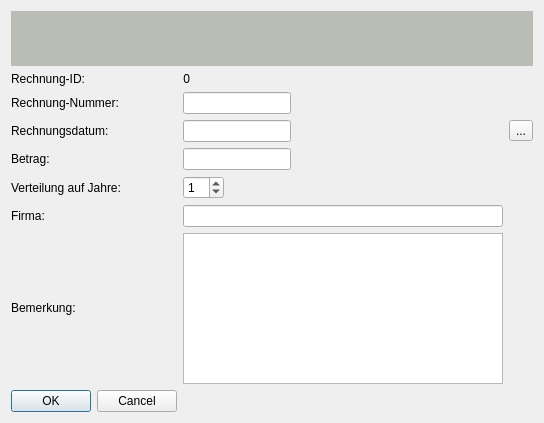
<?xml version="1.0" encoding="UTF-8"?>
<ui version="4.0">
 <class>RechnungDlg</class>
 <widget class="QDialog" name="RechnungDlg">
  <property name="geometry">
   <rect>
    <x>0</x>
    <y>0</y>
    <width>544</width>
    <height>423</height>
   </rect>
  </property>
  <property name="windowTitle">
   <string>Rechnung erfassen/ändern</string>
  </property>
  <layout class="QGridLayout" name="gridLayout">
   <item row="9" column="1">
    <widget class="QTextEdit" name="txtRgBemerk"/>
   </item>
   <item row="6" column="0">
    <widget class="QLabel" name="label_6">
     <property name="sizePolicy">
      <sizepolicy hsizetype="Fixed" vsizetype="Preferred">
       <horstretch>0</horstretch>
       <verstretch>0</verstretch>
      </sizepolicy>
     </property>
     <property name="text">
      <string>Verteilung auf Jahre: </string>
     </property>
    </widget>
   </item>
   <item row="2" column="0">
    <widget class="QLabel" name="label_2">
     <property name="sizePolicy">
      <sizepolicy hsizetype="Fixed" vsizetype="Preferred">
       <horstretch>0</horstretch>
       <verstretch>0</verstretch>
      </sizepolicy>
     </property>
     <property name="text">
      <string>Rechnung-Nummer: </string>
     </property>
    </widget>
   </item>
   <item row="2" column="1">
    <widget class="QLineEdit" name="inRgNr">
     <property name="sizePolicy">
      <sizepolicy hsizetype="Fixed" vsizetype="Fixed">
       <horstretch>1</horstretch>
       <verstretch>0</verstretch>
      </sizepolicy>
     </property>
    </widget>
   </item>
   <item row="1" column="0">
    <widget class="QLabel" name="label">
     <property name="sizePolicy">
      <sizepolicy hsizetype="Fixed" vsizetype="Preferred">
       <horstretch>0</horstretch>
       <verstretch>0</verstretch>
      </sizepolicy>
     </property>
     <property name="text">
      <string>Rechnung-ID:</string>
     </property>
    </widget>
   </item>
   <item row="7" column="0">
    <widget class="QLabel" name="label_4">
     <property name="sizePolicy">
      <sizepolicy hsizetype="Fixed" vsizetype="Preferred">
       <horstretch>0</horstretch>
       <verstretch>0</verstretch>
      </sizepolicy>
     </property>
     <property name="text">
      <string>Firma:</string>
     </property>
    </widget>
   </item>
   <item row="4" column="1">
    <widget class="QLineEdit" name="inRgBetrag">
     <property name="sizePolicy">
      <sizepolicy hsizetype="Fixed" vsizetype="Fixed">
       <horstretch>0</horstretch>
       <verstretch>0</verstretch>
      </sizepolicy>
     </property>
     <property name="alignment">
      <set>Qt::AlignRight|Qt::AlignTrailing|Qt::AlignVCenter</set>
     </property>
    </widget>
   </item>
   <item row="3" column="0">
    <widget class="QLabel" name="label_5">
     <property name="sizePolicy">
      <sizepolicy hsizetype="Fixed" vsizetype="Preferred">
       <horstretch>0</horstretch>
       <verstretch>0</verstretch>
      </sizepolicy>
     </property>
     <property name="text">
      <string>Rechnungsdatum: </string>
     </property>
    </widget>
   </item>
   <item row="9" column="0">
    <widget class="QLabel" name="label_7">
     <property name="sizePolicy">
      <sizepolicy hsizetype="Fixed" vsizetype="Fixed">
       <horstretch>0</horstretch>
       <verstretch>0</verstretch>
      </sizepolicy>
     </property>
     <property name="text">
      <string>Bemerkung: </string>
     </property>
    </widget>
   </item>
   <item row="3" column="1">
    <widget class="QLineEdit" name="inRgDatum">
     <property name="sizePolicy">
      <sizepolicy hsizetype="Fixed" vsizetype="Fixed">
       <horstretch>0</horstretch>
       <verstretch>0</verstretch>
      </sizepolicy>
     </property>
    </widget>
   </item>
   <item row="4" column="0">
    <widget class="QLabel" name="label_3">
     <property name="sizePolicy">
      <sizepolicy hsizetype="Fixed" vsizetype="Preferred">
       <horstretch>0</horstretch>
       <verstretch>0</verstretch>
      </sizepolicy>
     </property>
     <property name="text">
      <string>Betrag: </string>
     </property>
    </widget>
   </item>
   <item row="10" column="0">
    <widget class="QDialogButtonBox" name="btnBox">
     <property name="orientation">
      <enum>Qt::Horizontal</enum>
     </property>
     <property name="standardButtons">
      <set>QDialogButtonBox::Cancel|QDialogButtonBox::Ok</set>
     </property>
    </widget>
   </item>
   <item row="1" column="1">
    <widget class="QLabel" name="lblRgId">
     <property name="sizePolicy">
      <sizepolicy hsizetype="Fixed" vsizetype="Preferred">
       <horstretch>0</horstretch>
       <verstretch>0</verstretch>
      </sizepolicy>
     </property>
     <property name="text">
      <string>0</string>
     </property>
     <property name="alignment">
      <set>Qt::AlignRight|Qt::AlignTrailing|Qt::AlignVCenter</set>
     </property>
    </widget>
   </item>
   <item row="7" column="1">
    <widget class="QLineEdit" name="inFirma"/>
   </item>
   <item row="6" column="1">
    <widget class="QSpinBox" name="spinRgVerteilung">
     <property name="sizePolicy">
      <sizepolicy hsizetype="Fixed" vsizetype="Fixed">
       <horstretch>0</horstretch>
       <verstretch>0</verstretch>
      </sizepolicy>
     </property>
     <property name="value">
      <number>1</number>
     </property>
    </widget>
   </item>
   <item row="3" column="2">
    <widget class="QToolButton" name="tbRgDatumCalendar">
     <property name="text">
      <string>...</string>
     </property>
    </widget>
   </item>
   <item row="0" column="0" colspan="3">
    <widget class="QLabel" name="lblWohnung">
     <property name="sizePolicy">
      <sizepolicy hsizetype="Expanding" vsizetype="Expanding">
       <horstretch>0</horstretch>
       <verstretch>0</verstretch>
      </sizepolicy>
     </property>
     <property name="minimumSize">
      <size>
       <width>0</width>
       <height>55</height>
      </size>
     </property>
     <property name="maximumSize">
      <size>
       <width>16777215</width>
       <height>55</height>
      </size>
     </property>
     <property name="font">
      <font>
       <pointsize>12</pointsize>
       <italic>true</italic>
      </font>
     </property>
     <property name="autoFillBackground">
      <bool>false</bool>
     </property>
     <property name="styleSheet">
      <string notr="true">background-color: rgb(186, 189, 182);</string>
     </property>
     <property name="text">
      <string>&lt;html&gt;&lt;head/&gt;&lt;body&gt;&lt;p&gt;&lt;br/&gt;&lt;/p&gt;&lt;/body&gt;&lt;/html&gt;</string>
     </property>
     <property name="textFormat">
      <enum>Qt::RichText</enum>
     </property>
     <property name="alignment">
      <set>Qt::AlignCenter</set>
     </property>
     <property name="wordWrap">
      <bool>true</bool>
     </property>
    </widget>
   </item>
  </layout>
 </widget>
 <resources/>
 <connections>
  <connection>
   <sender>btnBox</sender>
   <signal>accepted()</signal>
   <receiver>RechnungDlg</receiver>
   <slot>accept()</slot>
   <hints>
    <hint type="sourcelabel">
     <x>248</x>
     <y>254</y>
    </hint>
    <hint type="destinationlabel">
     <x>157</x>
     <y>274</y>
    </hint>
   </hints>
  </connection>
  <connection>
   <sender>btnBox</sender>
   <signal>rejected()</signal>
   <receiver>RechnungDlg</receiver>
   <slot>reject()</slot>
   <hints>
    <hint type="sourcelabel">
     <x>316</x>
     <y>260</y>
    </hint>
    <hint type="destinationlabel">
     <x>286</x>
     <y>274</y>
    </hint>
   </hints>
  </connection>
 </connections>
 <designerdata>
  <property name="gridDeltaX">
   <number>10</number>
  </property>
  <property name="gridDeltaY">
   <number>10</number>
  </property>
  <property name="gridSnapX">
   <bool>true</bool>
  </property>
  <property name="gridSnapY">
   <bool>true</bool>
  </property>
  <property name="gridVisible">
   <bool>true</bool>
  </property>
 </designerdata>
</ui>
